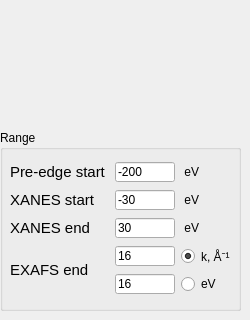
    <widget class="QWidget" name="tab_scan_energy">
     <attribute name="title">
      <string>Scan energy</string>
     </attribute>
     <widget class="QWidget" name="horizontalLayoutWidget_2">
      <property name="geometry">
       <rect>
        <x>10</x>
        <y>10</y>
        <width>221</width>
        <height>111</height>
       </rect>
      </property>
      <layout class="QHBoxLayout" name="layout_energy_selector" />
     </widget>
     <widget class="QGroupBox" name="groupBox_xas_edge_parameters">
      <property name="geometry">
       <rect>
        <x>0</x>
        <y>130</y>
        <width>241</width>
        <height>181</height>
       </rect>
      </property>
      <property name="title">
       <string>Range</string>
      </property>
      <widget class="QWidget" name="gridLayoutWidget_8">
       <property name="geometry">
        <rect>
         <x>10</x>
         <y>30</y>
         <width>231</width>
         <height>141</height>
        </rect>
       </property>
       <layout class="QGridLayout" name="gridLayout_8">
        <item column="0" row="2">
         <widget class="QLabel" name="label_29">
          <property name="maximumSize">
           <size>
            <width>16777215</width>
            <height>20</height>
           </size>
          </property>
          <property name="font">
           <font>
            <family>Cantarell</family>
            <pointsize>11</pointsize>
            <italic>false</italic>
           </font>
          </property>
          <property name="text">
           <string>XANES end</string>
          </property>
         </widget>
        </item>
        <item column="1" row="4">
         <widget class="QLineEdit" name="edit_exafs_end_eV">
          <property name="maximumSize">
           <size>
            <width>60</width>
            <height>20</height>
           </size>
          </property>
          <property name="text">
           <string>16</string>
          </property>
         </widget>
        </item>
        <item column="0" row="3" rowspan="2">
         <widget class="QLabel" name="label_28">
          <property name="maximumSize">
           <size>
            <width>16777215</width>
            <height>20</height>
           </size>
          </property>
          <property name="font">
           <font>
            <family>Cantarell</family>
            <pointsize>11</pointsize>
            <italic>false</italic>
           </font>
          </property>
          <property name="text">
           <string>EXAFS end</string>
          </property>
         </widget>
        </item>
        <item column="2" row="4">
         <widget class="QRadioButton" name="radioButton_exafs_end_eV">
          <property name="maximumSize">
           <size>
            <width>60</width>
            <height>20</height>
           </size>
          </property>
          <property name="text">
           <string>eV</string>
          </property>
         </widget>
        </item>
        <item column="2" row="0">
         <widget class="QLabel" name="label_26">
          <property name="maximumSize">
           <size>
            <width>60</width>
            <height>20</height>
           </size>
          </property>
          <property name="text">
           <string> eV </string>
          </property>
         </widget>
        </item>
        <item column="2" row="2">
         <widget class="QLabel" name="label_30">
          <property name="maximumSize">
           <size>
            <width>60</width>
            <height>20</height>
           </size>
          </property>
          <property name="text">
           <string> eV </string>
          </property>
         </widget>
        </item>
        <item column="2" row="3">
         <widget class="QRadioButton" name="radioButton_exafs_end_k">
          <property name="maximumSize">
           <size>
            <width>60</width>
            <height>20</height>
           </size>
          </property>
          <property name="text">
           <string>k, Å⁻¹</string>
          </property>
          <property name="checked">
           <bool>true</bool>
          </property>
         </widget>
        </item>
        <item column="2" row="1">
         <widget class="QLabel" name="label_32">
          <property name="maximumSize">
           <size>
            <width>60</width>
            <height>20</height>
           </size>
          </property>
          <property name="text">
           <string> eV </string>
          </property>
         </widget>
        </item>
        <item column="1" row="3">
         <widget class="QLineEdit" name="edit_exafs_end_k">
          <property name="maximumSize">
           <size>
            <width>60</width>
            <height>20</height>
           </size>
          </property>
          <property name="text">
           <string>16</string>
          </property>
         </widget>
        </item>
        <item column="1" row="1">
         <widget class="QLineEdit" name="edit_xanes_start">
          <property name="maximumSize">
           <size>
            <width>60</width>
            <height>20</height>
           </size>
          </property>
          <property name="text">
           <string>-30</string>
          </property>
         </widget>
        </item>
        <item column="0" row="1">
         <widget class="QLabel" name="label_22">
          <property name="maximumSize">
           <size>
            <width>16777215</width>
            <height>20</height>
           </size>
          </property>
          <property name="font">
           <font>
            <family>Cantarell</family>
            <pointsize>11</pointsize>
            <italic>false</italic>
           </font>
          </property>
          <property name="text">
           <string>XANES start</string>
          </property>
         </widget>
        </item>
        <item column="1" row="0">
         <widget class="QLineEdit" name="edit_preedge_start">
          <property name="maximumSize">
           <size>
            <width>60</width>
            <height>20</height>
           </size>
          </property>
          <property name="text">
           <string>-200</string>
          </property>
         </widget>
        </item>
        <item column="0" row="0">
         <widget class="QLabel" name="label_27">
          <property name="maximumSize">
           <size>
            <width>16777215</width>
            <height>20</height>
           </size>
          </property>
          <property name="font">
           <font>
            <family>Cantarell</family>
            <pointsize>11</pointsize>
            <italic>false</italic>
           </font>
          </property>
          <property name="text">
           <string>Pre-edge start</string>
          </property>
         </widget>
        </item>
        <item column="1" row="2">
         <widget class="QLineEdit" name="edit_xanes_end">
          <property name="maximumSize">
           <size>
            <width>60</width>
            <height>20</height>
           </size>
          </property>
          <property name="text">
           <string>30</string>
          </property>
         </widget>
        </item>
       </layout>
      </widget>
     </widget>
    </widget>
